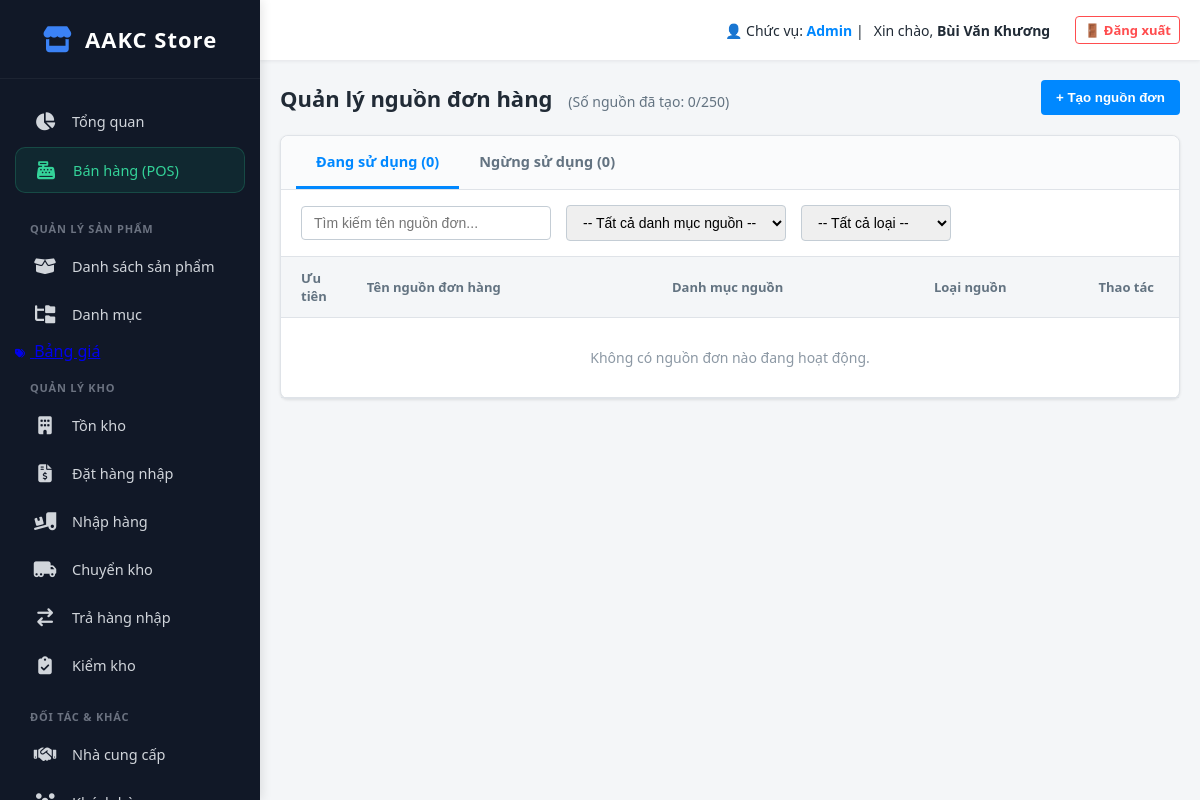
Before: /index.php?action=order_sources (signed in) with the older database file.
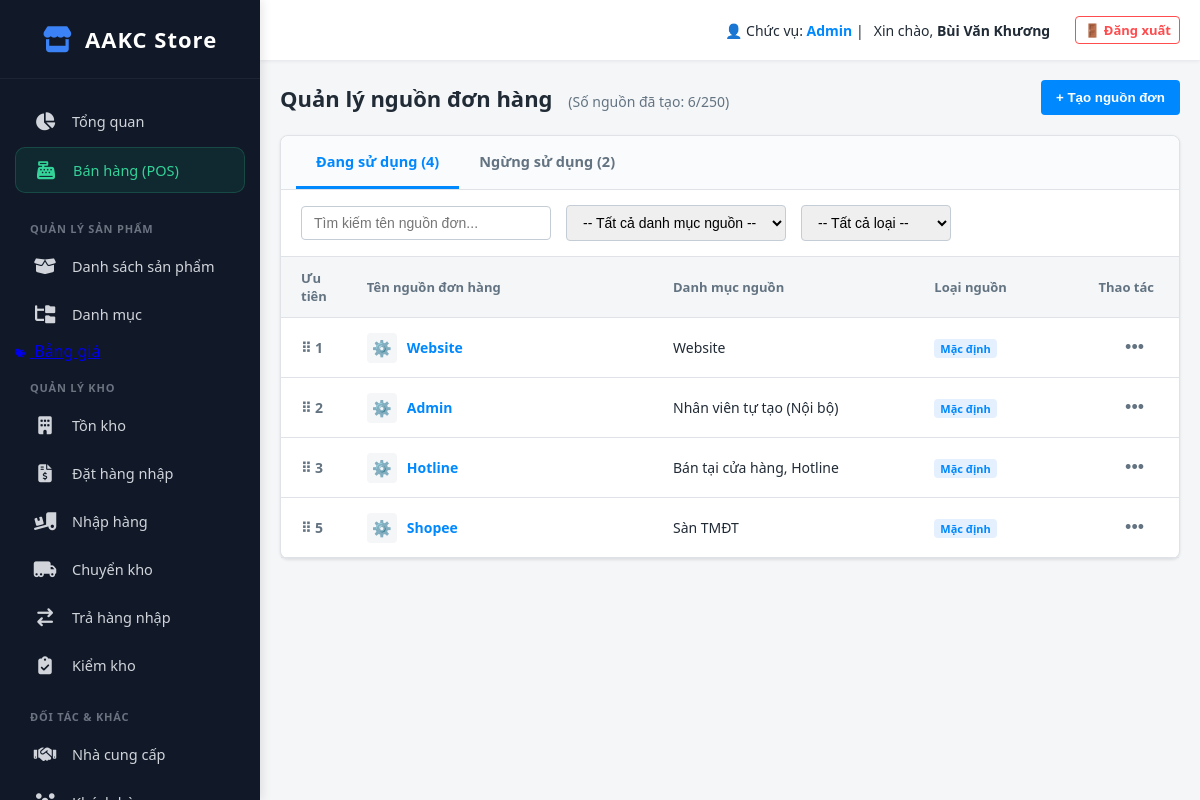
After: the same page with the newer database file.
### tables this page shows
CREATE TABLE `order_sources` (
  `id` int(11) NOT NULL,
  `source_name` varchar(100) NOT NULL,
  `category_name` varchar(100) NOT NULL,
  `source_type` varchar(50) DEFAULT 'Mặc định',
  `status` varchar(50) DEFAULT 'Đang sử dụng',
  `logo_url` varchar(255) DEFAULT NULL,
  `sort_order` int(11) DEFAULT 0,
  `created_at` timestamp NOT NULL DEFAULT current_timestamp()
);

### config/database.php (called while the page is built, shortened)
<?php
class Database
{
    private $host = "localhost";
    private $db_name = "quanly_imei";
    private $username = "root";
    private $password = "";
    public function getConnection()
    {
        $this->conn = null;
        try {
            $this->conn = new PDO("mysql:host=" . $this->host . ";dbname=" . $this->db_name, $this->username, $this->password);
            $this->conn->exec("set names utf8");
            $this->conn->setAttribute(PDO::ATTR_ERRMODE, PDO::ERRMODE_EXCEPTION);
        } catch (PDOException $exception) {
            echo "Lỗi kết nối CSDL: " . $exception->getMessage();
        }
        return $this->conn;
    }
}

### app/controllers/OrderSourceController.php (called while the page is built, shortened)
<?php
require_once __DIR__ . '/../../config/database.php';
class OrderSourceController
{
    private $db;
    public function __construct()
    {
        $this->db = (new Database())->getConnection();
    }
    public function index()
    {
        $stmt = $this->db->query("SELECT * FROM order_sources ORDER BY sort_order ASC, id DESC");
        $all_sources = $stmt->fetchAll(PDO::FETCH_ASSOC);
        $total_created = count($all_sources);
        $active_sources = array_filter($all_sources, fn($s) => $s['status'] === 'Đang sử dụng');
        $inactive_sources = array_filter($all_sources, fn($s) => $s['status'] === 'Ngừng sử dụng');
        require_once __DIR__ . '/../views/setting/order_sources.php';
    }
}

### public/index.php (called while the page is built, shortened)
<?php
$app = new App();

### app/views/setting/order_sources.php (the view, shortened to what this page needs)
<?php
require_once __DIR__ . '/../layout/header.php'; ?>
<div class="v3-header">
    <div class="v3-title">Quản lý nguồn đơn hàng <span style="font-size:14px; color:#637381; font-weight:normal; margin-left:10px;">(Số nguồn đã tạo: <?php echo $total_created; ?>/250)</span></div>
    <button style="background: #0088ff; color: #fff; border: none; padding: 10px 15px; border-radius: 4px; font-weight: 600; cursor: pointer;" onclick="openCreateModal()">+ Tạo nguồn đơn</button>
</div>
<div class="v3-card">
    <div class="tabs-bar">
        <div class="tab-item active" onclick="switchTab('active', this)">Đang sử dụng (<?php echo count($active_sources); ?>)</div>
        <div class="tab-item" onclick="switchTab('inactive', this)">Ngừng sử dụng (<?php echo count($inactive_sources); ?>)</div>
    </div>
    <div class="filter-bar">
        <input type="text" id="txt_search" class="form-control" style="width: 250px;" placeholder="Tìm kiếm tên nguồn đơn..." oninput="filterSources()">
        <select id="sel_category" class="form-control" style="width: 220px;" onchange="filterSources()">
            <option value="">-- Tất cả danh mục nguồn --</option>
        </select>
        <select id="sel_type" class="form-control" style="width: 150px;" onchange="filterSources()">
            <option value="">-- Tất cả loại --</option>
        </select>
    </div>
    <div id="panel_active">
        <table class="table-sources">
            <thead>
                <tr>
                    <th style="width: 5%;">Ưu tiên</th>
                    <th style="width: 35%;">Tên nguồn đơn hàng</th>
                    <th style="width: 30%;">Danh mục nguồn</th>
                    <th style="width: 15%;">Loại nguồn</th>
                    <th style="width: 15%; text-align: right; padding-right:25px;">Thao tác</th>
                </tr>
            </thead>
            <tbody>
                <?php if (empty($active_sources)): ?>
                    <tr>
                        <td colspan="5" style="text-align:center; color:#8c98a4; padding:30px;">Không có nguồn đơn nào đang hoạt động.</td>
                    </tr>
                <?php else: ?>
                    <?php foreach ($active_sources as $s): ?>
                        <tr class="source-row" data-name="<?php echo strtolower($s['source_name']); ?>" data-cat="<?php echo $s['category_name']; ?>" data-type="<?php echo $s['source_type']; ?>">
                            <td style="color:#637381; font-weight:bold; cursor:move;">⠿ <?php echo $s['sort_order']; ?></td>
                            <td>
                                <div style="display:flex; align-items:center; gap:10px;">
                                    <div style="width:30px; height:30px; background:#f4f6f8; border-radius:4px; display:flex; align-items:center; justify-content:center; font-size:16px;">
                                        <?php echo $s['source_type'] == 'Mặc định' ? '⚙️' : '👑'; ?>
                                    </div>
                                    <b style="color:#0088ff;"><?php echo htmlspecialchars($s['source_name']); ?></b>
                                </div>
                            </td>
                            <td><?php echo htmlspecialchars($s['category_name']); ?></td>
                            <td>
                                <span class="badge-type <?php echo $s['source_type'] == 'Mặc định' ? 'badge-default' : 'badge-custom'; ?>">
                                    <?php echo $s['source_type']; ?>
                                </span>
                            </td>
                            <td style="text-align: right; padding-right:25px;">
                                <div class="action-menu-container">
                                    <button class="btn-trigger-menu" onclick="toggleDropdownMenu(event, <?php echo $s['id']; ?>)">•••</button>
                                </div>
                            </td>
                        </tr>
                    <?php endforeach; ?>
                <?php endif; ?>
            </tbody>
        </table>
    </div>
</div>
<?php require_once __DIR__ . '/../layout/footer.php'; ?>

### app/core/App.php (shortened to what this page needs)
<?php
class App
{
    public function __construct()
    {
        $action = isset($_GET['action']) ? $_GET['action'] : 'dashboard';
        if (array_key_exists($action, $this->routes)) {
            $controllerName = $this->routes[$action][0];
            $methodName = $this->routes[$action][1];
            $controllerFile = __DIR__ . '/../controllers/' . $controllerName . '.php';
            if (file_exists($controllerFile)) {
                if (class_exists($controllerName)) {
                    $controller = new $controllerName();
                    if (method_exists($controller, $methodName)) {
                        $controller->{$methodName}();
                    } else {
                        echo "<h2 style='color: red; padding: 20px;'>Lỗi: Hàm {$methodName} không tồn tại trong {$controllerName}!</h2>";
                    }
                } else {
                    echo "<h2 style='color: red; padding: 20px;'>Lỗi: Lớp {$controllerName} không tồn tại!</h2>";
                }
            } else {
                echo "<h2 style='color: red; padding: 20px;'>Lỗi: Không tìm thấy file Controller tại đường dẫn {$controllerFile}!</h2>";
            }
        } else {
            echo "<h2 style='color: red; text-align:center; padding: 50px;'>404 - Trang không tồn tại!</h2>";
        }
    }
}

### app/views/layout/header.php (shortened to what this page needs)
<?php
$current_action = isset($_GET['action']) ? $_GET['action'] : 'dashboard';
$user_session = isset($_SESSION['user']) ? $_SESSION['user'] : ['role' => 'Nhân viên', 'full_name' => 'Khương'];
?>
<!DOCTYPE html>
<html lang="vi">
<head>
    <link rel="stylesheet" href="https://cdnjs.cloudflare.com/ajax/libs/font-awesome/6.4.0/css/all.min.css">
</head>
<body>
    <div class="sidebar">
        <div class="logo"><i class="fa-solid fa-store"></i> AAKC Store</div>
        <div class="menu">
            <a href="index.php?action=dashboard" class="menu-item <?php echo ($current_action == 'dashboard') ? 'active' : ''; ?>">
                <i class="fa-solid fa-chart-pie"></i> Tổng quan
            </a>
            <a href="index.php?action=pos" class="menu-item pos-btn">
                <i class="fa-solid fa-cash-register"></i> Bán hàng (POS)
            </a>
            <div class="menu-heading">Quản lý Sản phẩm</div>
            <a href="index.php?action=product_list" class="menu-item <?php echo ($current_action == 'product_list' || $current_action == 'add_product' || $current_action == 'edit_product') ? 'active' : ''; ?>">
                <i class="fa-solid fa-box-open"></i> Danh sách sản phẩm
            </a>
            <a href="index.php?action=product_category" class="menu-item <?php echo ($current_action == 'product_category' || $current_action == 'add_category' || $current_action == 'edit_category') ? 'active' : ''; ?>">
                <i class="fa-solid fa-folder-tree"></i> Danh mục
            </a>
            <a href="index.php?action=product_price" <?php echo ($current_action == 'product_price' || $current_action == 'add_price_list' || $current_action == 'price_list_detail') ? 'style="color:#60a5fa;"' : ''; ?>>
                <i class="fa-solid fa-tags" style="font-size: 10px; margin-right: 5px;"></i> Bảng giá
            </a>
            <div class="menu-heading">Quản lý Kho</div>
            <a href="index.php?action=inventory_list" class="menu-item <?php echo ($current_action == 'inventory_list') ? 'active' : ''; ?>">
                <i class="fa-solid fa-building"></i> Tồn kho
            </a>
            <a href="index.php?action=purchase_list" class="menu-item <?php echo ($current_action == 'purchase_list' || $current_action == 'add_purchase' || $current_action == 'view_purchase') ? 'active' : ''; ?>">
                <i class="fa-solid fa-file-invoice-dollar"></i> Đặt hàng nhập
            </a>
            <a href="index.php?action=receipt_list" class="menu-item <?php echo ($current_action == 'receipt_list' || $current_action == 'direct_receive' || $current_action == 'receive_purchase') ? 'active' : ''; ?>">
                <i class="fa-solid fa-truck-ramp-box"></i> Nhập hàng
            </a>
            <a href="index.php?action=transfer_list" class="menu-item <?php echo ($current_action == 'transfer_list' || $current_action == 'add_transfer' || $current_action == 'view_transfer') ? 'active' : ''; ?>">
                <i class="fa-solid fa-truck-moving"></i> Chuyển kho
            </a>
            <a href="index.php?action=purchase_return_list" class="menu-item <?php echo ($current_action == 'purchase_return_list' || $current_action == 'add_purchase_return') ? 'active' : ''; ?>">
                <i class="fa-solid fa-arrow-right-arrow-left"></i> Trả hàng nhập
            </a>
            <a href="index.php?action=inventory_check_list" class="menu-item <?php echo ($current_action == 'inventory_check_list' || $current_action == 'add_inventory_check' || $current_action == 'edit_inventory_check') ? 'active' : ''; ?>">
                <i class="fa-solid fa-clipboard-check"></i> Kiểm kho
            </a>
            <div class="menu-heading">Đối tác & Khác</div>
            <a href="index.php?action=supplier_list" class="menu-item <?php echo ($current_action == 'supplier_list' || $current_action == 'add_supplier' || $current_action == 'edit_supplier') ? 'active' : ''; ?>">
                <i class="fa-solid fa-handshake"></i> Nhà cung cấp
            </a>
            <a href="index.php?action=customer_list" class="menu-item <?php echo ($current_action == 'customer_list') ? 'active' : ''; ?>">
                <i class="fa-solid fa-users"></i> Khách hàng
            </a>
        </div>
    </div>
    <div class="main-container">
        <div class="topbar">
            <div class="user-profile">
                <span>👤 Chức vụ: <strong style="color:#0088ff;"><?php echo htmlspecialchars($user_session['role']); ?></strong> | </span>
                <span>Xin chào, <strong><?php echo htmlspecialchars($user_session['full_name']); ?></strong></span>
                <a href="index.php?action=logout" style="margin-left: 15px; color: #ff4d4f; text-decoration: none; font-size: 13px; font-weight: bold; border: 1px solid #ff4d4f; padding: 4px 8px; border-radius: 4px;">🚪 Đăng xuất</a>
            </div>
        </div>
        <div class="content-wrapper">

### app/views/layout/footer.php
</div>
</div>
</body>
</html>

### app/views/layout/header.php (style rules this page uses)
* { box-sizing: border-box; margin: 0; padding: 0; }
body { font-family: 'Segoe UI', Tahoma, Geneva, Verdana, sans-serif; background-color: #f4f6f8; color: #212b36; display: flex; height: 100vh; overflow: hidden; }
.sidebar { width: 260px; background: #111827; color: #9ca3af; display: flex; flex-direction: column; flex-shrink: 0; z-index: 100; box-shadow: 2px 0 10px rgba(0, 0, 0, 0.1); }
.sidebar .logo { padding: 24px 20px; font-size: 22px; font-weight: 800; color: #ffffff; text-align: center; border-bottom: 1px solid rgba(255, 255, 255, 0.05); letter-spacing: 1px; display: flex; align-items: center; justify-content: center; gap: 12px; }
.sidebar .logo i { color: #3b82f6; font-size: 26px; }
.sidebar .menu { padding: 20px 15px; overflow-y: auto; flex: 1; }
.sidebar .menu-item { display: flex; align-items: center; gap: 15px; padding: 12px 18px; color: #d1d5db; text-decoration: none; font-size: 14.5px; font-weight: 500; border-radius: 10px; margin-bottom: 4px; transition: all 0.3s cubic-bezier(0.4, 0, 0.2, 1); }
.sidebar .menu-item i { font-size: 18px; width: 24px; text-align: center; transition: transform 0.3s ease; }
.sidebar .menu-item.pos-btn { background: rgba(16, 185, 129, 0.1); color: #34d399; border: 1px solid rgba(52, 211, 153, 0.2); margin-bottom: 10px; }
.sidebar .menu-heading { padding: 18px 15px 8px 15px; font-size: 11px; text-transform: uppercase; color: #6b7280; font-weight: 700; letter-spacing: 0.8px; }
.main-container { flex: 1; display: flex; flex-direction: column; overflow: hidden; }
.topbar { background: #fff; height: 60px; box-shadow: 0 1px 4px rgba(0, 21, 41, 0.08); display: flex; align-items: center; justify-content: flex-end; padding: 0 20px; z-index: 10; flex-shrink: 0; }
.topbar .user-profile { display: flex; align-items: center; gap: 10px; font-size: 14px; font-weight: 500; cursor: pointer; }
.content-wrapper { flex: 1; overflow-y: auto; padding: 20px; }

### app/views/setting/order_sources.php (style rules this page uses)
.v3-header { display: flex; justify-content: space-between; align-items: center; margin-bottom: 20px; }
.v3-title { font-size: 22px; font-weight: bold; color: #212b36; }
.v3-card { background: #fff; border-radius: 8px; box-shadow: 0 1px 3px rgba(0, 0, 0, 0.1); border: 1px solid #dfe3e8; margin-bottom: 20px; }
.tabs-bar { display: flex; background: #fafbfc; border-bottom: 1px solid #dfe3e8; padding: 0 15px; border-radius: 8px 8px 0 0; }
.tab-item { padding: 15px 20px; font-size: 14.5px; font-weight: 600; color: #637381; text-decoration: none; cursor: pointer; border-bottom: 3px solid transparent; }
.tab-item.active { color: #0088ff; border-bottom-color: #0088ff; }
.filter-bar { padding: 15px 20px; display: flex; gap: 15px; border-bottom: 1px solid #dfe3e8; background: #fff; align-items: center; }
.form-control { padding: 8px 12px; border: 1px solid #c4cdd5; border-radius: 4px; outline: none; font-size: 14px; }
.table-sources { width: 100%; border-collapse: collapse; }
.table-sources th { background: #f4f6f8; color: #637381; font-weight: 600; font-size: 13px; text-align: left; padding: 12px 20px; border-bottom: 1px solid #dfe3e8; }
.table-sources td { padding: 14px 20px; border-bottom: 1px solid #dfe3e8; font-size: 14px; color: #212b36; vertical-align: middle; }
.badge-type { font-size: 11px; padding: 2px 6px; border-radius: 4px; font-weight: 600; }
.badge-default { background: #e5f0ff; color: #0088ff; }
.action-menu-container { position: relative; display: inline-block; }
.btn-trigger-menu { background: none; border: none; font-size: 18px; cursor: pointer; color: #637381; padding: 5px 10px; }

Changed rows visible on the page:
added order_sources: sort_order "1", source_name "Website", category_name "Website", source_type "Mặc định"
added order_sources: sort_order "2", source_name "Admin", category_name "Nhân viên tự tạo (Nội bộ)", source_type "Mặc định"
added order_sources: sort_order "3", source_name "Hotline", category_name "Bán tại cửa hàng, Hotline", source_type "Mặc định"
added order_sources: sort_order "5", source_name "Shopee", category_name "Sàn TMĐT", source_type "Mặc định"
Other visible differences:
$total_created: "0" → "6"
count($active_sources): "0" → "4"
count($inactive_sources): "0" → "2"
text no longer shown: "Không có nguồn đơn nào đang hoạt động."
